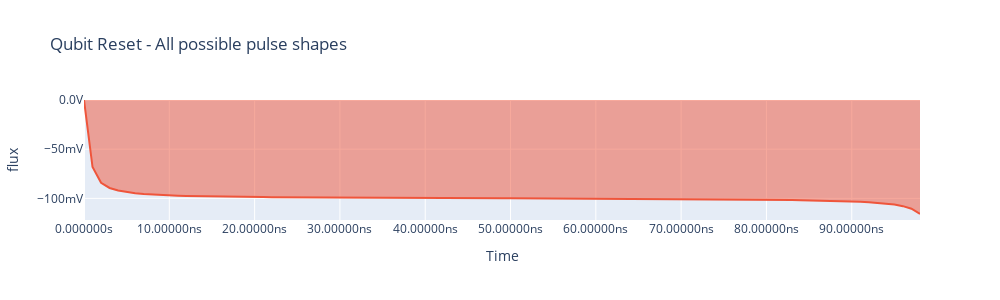

Notebook source saved alongside this figure:
### Code cell
int_duration = 100
t = np.arange(0,int_duration,1)

try:
    quantum_device = QuantumDevice("quantum_device")
    device_compiler = SerialCompiler("Device compiler", quantum_device)
except:
    pass
sched = Schedule("Qubit Reset - All possible pulse shapes")

readout_clock = ClockResource(name="q0.ro", freq=0e9)
sched.add_resource(readout_clock)

def tan_pulse(int_duration=10,amp=-0.5, int_window=1/200, tail=1):
    if amp < 0:
        int_window = -int_window
    tlist_int = np.arange(0,int_duration,1)
    tan = int_window*np.tan((tlist_int/(int_duration+tail)-0.5)*np.pi)+amp
    if int_window<0:
        tan[tan>0] = 0
    else:
        tan[tan<0] = 0
    return tan

qc = sched.add(
    NumericalPulse(
        samples=tan_pulse(int_duration=int_duration,amp=-0.1, int_window=1/1000, tail=0),  # Numerical pulses can be complex as well.
        t_samples=t*1e-9,
        port="flux",
        clock="q0.ro",
    ),
    ref_pt="start",
    rel_time=0e-9,
)

comp_sched = device_compiler.compile(sched)
comp_sched.plot_pulse_diagram(plot_backend="plotly")

### Figure 1 — Plotly figure (JSON) as saved in the notebook; plotly's stock layout.template omitted (floating-point values rounded to 4 significant figures)
{"data": [{"fill": "tozeroy", "hoverinfo": "x+y+name", "hoverlabel": {"namelength": -1}, "legendgroup": "0", "line": {"color": "#EF553B"}, "mode": "lines", "name": "NumericalPulse, clock: q0.ro", "showlegend": true, "type": "scatter", "x": [0, 1e-09, 2e-09, 3e-09, 4e-09, 5e-09, 6e-09, 7e-09, 8e-09, 9e-09, 1e-08, 1.1e-08, 1.2e-08, 1.3e-08, 1.4e-08, 1.5e-08, 1.6e-08, 1.7e-08, 1.8e-08, 1.9e-08, 2e-08, 2.1e-08, 2.2e-08, 2.3e-08, 2.4e-08, 2.5e-08, 2.6e-08, 2.7e-08, 2.8e-08, 2.9e-08, 3e-08, 3.1e-08, 3.2e-08, 3.3e-08, 3.4e-08, 3.5e-08, 3.6e-08, 3.7e-08, 3.8e-08, 3.9e-08, 4e-08, 4.1e-08, 4.2e-08, 4.3e-08, 4.4e-08, 4.5e-08, 4.6e-08, 4.7e-08, 4.8e-08, 4.9e-08, 5e-08, 5.1e-08, 5.2e-08, 5.3e-08, 5.4e-08, 5.5e-08, 5.6e-08, 5.7e-08, 5.8e-08, 5.9e-08, 6e-08, 6.1e-08, 6.2e-08, 6.3e-08, 6.4e-08, 6.5e-08, 6.6e-08, 6.7e-08, 6.8e-08, 6.9e-08, 7e-08, 7.1e-08, 7.2e-08, 7.3e-08, 7.4e-08, 7.5e-08, 7.6e-08, 7.7e-08, 7.8e-08, 7.9e-08, 8e-08, 8.1e-08, 8.2e-08, 8.3e-08, 8.4e-08, 8.5e-08, 8.6e-08, 8.7e-08, 8.8e-08, 8.9e-08, 9e-08, 9.1e-08, 9.2e-08, 9.3e-08, 9.4e-08, 9.5e-08, 9.6e-08, 9.7e-08, 9.8e-08], "xaxis": "x", "y": [0, -0.06818, -0.08411, -0.08942, -0.09208, -0.09369, -0.09476, -0.09553, -0.09611, -0.09656, -0.09692, -0.09722, -0.09747, -0.09769, -0.09787, -0.09804, -0.09818, -0.09831, -0.09842, -0.09853, -0.09862, -0.09871, -0.09879, -0.09887, -0.09894, -0.099, -0.09906, -0.09912, -0.09917, -0.09922, -0.09927, -0.09932, -0.09937, -0.09941, -0.09945, -0.09949, -0.09953, -0.09957, -0.0996, -0.09964, -0.09968, -0.09971, -0.09974, -0.09978, -0.09981, -0.09984, -0.09987, -0.09991, -0.09994, -0.09997, -0.1, -0.1, -0.1001, -0.1001, -0.1001, -0.1002, -0.1002, -0.1002, -0.1003, -0.1003, -0.1003, -0.1004, -0.1004, -0.1004, -0.1005, -0.1005, -0.1005, -0.1006, -0.1006, -0.1007, -0.1007, -0.1008, -0.1008, -0.1009, -0.1009, -0.101, -0.1011, -0.1011, -0.1012, -0.1013, -0.1014, -0.1015, -0.1016, -0.1017, -0.1018, -0.102, -0.1021, -0.1023, -0.1025, -0.1028, -0.1031, -0.1034, -0.1039, -0.1045, -0.1052, -0.1063, -0.1079, -0.1106, -0.1159], "yaxis": "y"}], "layout": {"height": 300, "showlegend": false, "title": {"text": "Qubit Reset - All possible pulse shapes"}, "width": 1000, "xaxis": {"anchor": "y", "domain": [0, 1], "hoverformat": ".3s", "showgrid": true, "tickformat": ".2s", "tickformatstops": [{"dtickrange": [null, 1e-09], "value": ".10s"}, {"dtickrange": [1e-09, 1e-06], "value": ".7s"}, {"dtickrange": [1e-06, 0.001], "value": ".4s"}], "ticksuffix": "s", "title": {"text": "Time"}}, "yaxis": {"anchor": "x", "autorange": true, "domain": [0, 1], "hoverformat": ".3s", "tickformat": ".2s", "ticksuffix": "V", "title": {"text": "flux"}}}}
